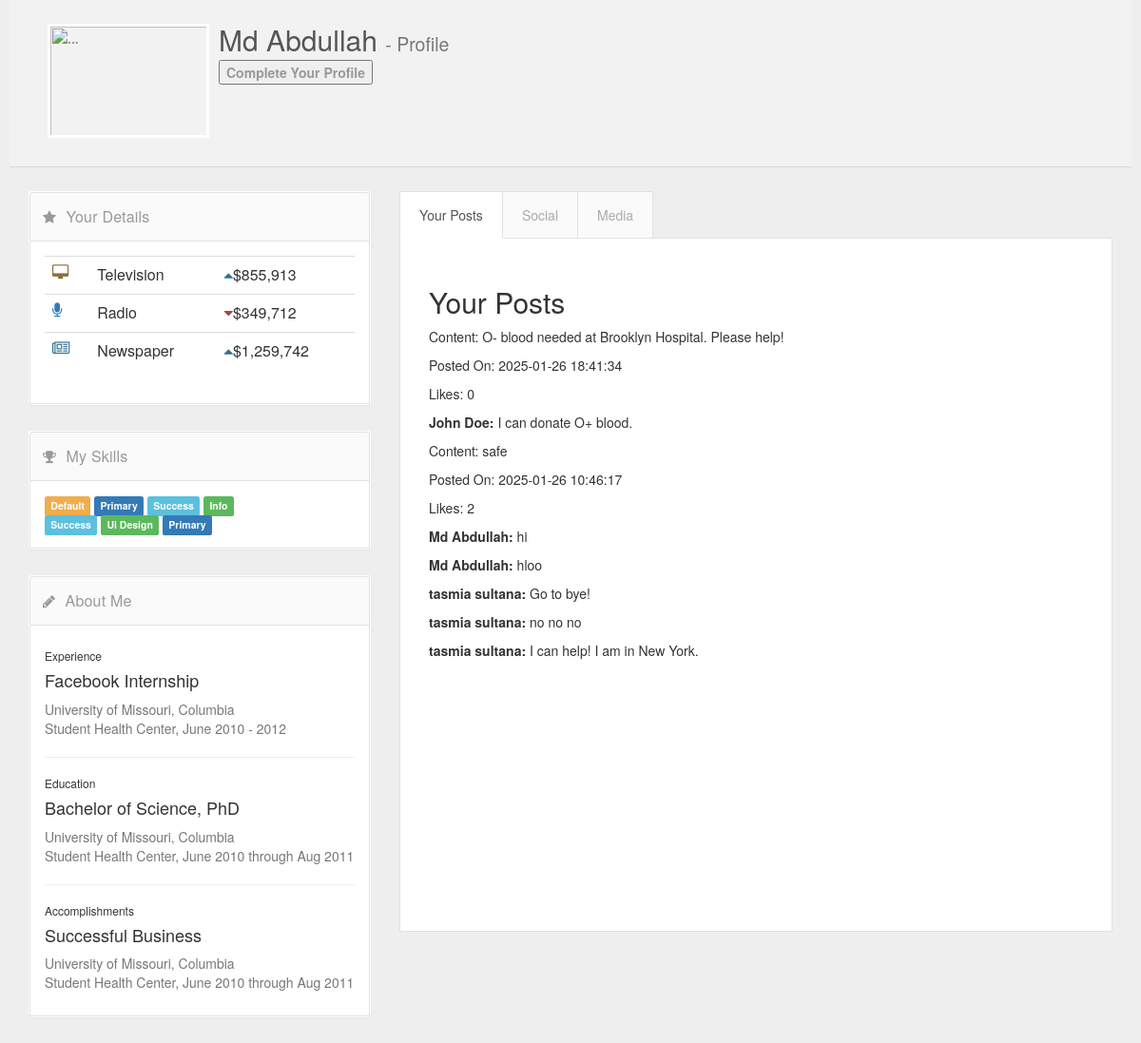
Page /profile.php (signed in) on the committed database.
### tables this page shows
CREATE TABLE `users` (
  `userId` int(11) NOT NULL,
  `firstName` varchar(50) DEFAULT NULL,
  `lastName` varchar(50) DEFAULT NULL,
  `userName` varchar(50) DEFAULT NULL,
  `email` varchar(100) DEFAULT NULL,
  `password` varchar(255) DEFAULT NULL,
  `phoneNumber` varchar(15) DEFAULT NULL,
  `dob` date DEFAULT NULL,
  `gender` enum('Male','Female','Other') DEFAULT NULL,
  `bloodType` enum('A+','A-','B+','B-','O+','O-','AB+','AB-') DEFAULT NULL,
  `area` varchar(100) DEFAULT NULL,
  `city` varchar(50) DEFAULT NULL,
  `zipcode` varchar(10) DEFAULT NULL,
  `status` enum('Active','Inactive') DEFAULT NULL,
  `profile_picture` longblob DEFAULT NULL
);

CREATE TABLE `posts` (
  `postId` int(11) NOT NULL,
  `userId` int(11) DEFAULT NULL,
  `content` text DEFAULT NULL,
  `postDate` timestamp NOT NULL DEFAULT current_timestamp()
);

CREATE TABLE `comments` (
  `commentId` int(11) NOT NULL,
  `postId` int(11) DEFAULT NULL,
  `userId` int(11) DEFAULT NULL,
  `content` text DEFAULT NULL,
  `date` timestamp NOT NULL DEFAULT current_timestamp()
);

### profile.php (the view, shortened to what this page needs)
<?php
include './phpFiles/config.php';
$user_email=$_SESSION['email'];
$query = "SELECT userId,firstname,lastname,email,BloodType  FROM users WHERE email = ?";
$stmt = $conn->prepare($query);
$stmt->bind_param("s", $user_email);
$stmt->execute();
$result = $stmt->get_result();
?>
<link href="https://maxcdn.bootstrapcdn.com/font-awesome/4.3.0/css/font-awesome.min.css" rel="stylesheet">
<link rel='stylesheet' href='https://netdna.bootstrapcdn.com/bootstrap/3.3.7/css/bootstrap.min.css'>
<link rel="stylesheet" href="./assets/css/profile.css">
<section id="content" class="container">
    <div class="page-heading">
    <?php
            if ($result->num_rows > 0) {
                $users = $result->fetch_assoc();
            ?>
        <div class="media clearfix">
          <div style="" class="media-left pr30">
            <div class="profile-picture" >
            <img id="profile-pic" class="media-object mw150" src="./phpFiles/get_profile_picture.php" alt="...">
            </div>
          </div>
          <div class="media-body va-m">
            <h2 class="media-heading"><?php echo $users["firstname"] ." ".$users["lastname"] ;?>
              <small> - Profile</small>
            </h2>
            <button onclick="location.href = './phpFiles/updateProfile.php';" id="myButton" class="float-left submit-button" >Complete Your Profile</button>
          </div>
        </div>
    </div>
    <div class="row">
        <div class="col-md-4">
          <div class="panel">
            <div class="panel-heading">
              <span class="panel-icon">
                <i class="fa fa-star"></i>
              </span>
              <span class="panel-title">Your Details</span>
            </div>
            <div class="panel-body pn">
              <table class="table mbn tc-icon-1 tc-med-2 tc-bold-last">
                <tbody>
                  <tr>
                    <td>
                      <span class="fa fa-desktop text-warning"></span>
                    </td>
                    <td>Television</td>
                    <td>
                      <i class="fa fa-caret-up text-info pr10"></i>$855,913</td>
                  </tr>
                  <tr>
                    <td>
                      <span class="fa fa-microphone text-primary"></span>
                    </td>
                    <td>Radio</td>
                    <td>
                      <i class="fa fa-caret-down text-danger pr10"></i>$349,712</td>
                  </tr>
                  <tr>
                    <td>
                      <span class="fa fa-newspaper-o text-info"></span>
                    </td>
                    <td>Newspaper</td>
                    <td>
                      <i class="fa fa-caret-up text-info pr10"></i>$1,259,742</td>
                  </tr>
                </tbody>
              </table>
            </div>
          </div>
          <div class="panel">
            <div class="panel-heading">
              <span class="panel-icon">
                <i class="fa fa-trophy"></i>
              </span>
              <span class="panel-title"> My Skills</span>
            </div>
            <div class="panel-body pb5">
              <span class="label label-warning mr5 mb10 ib lh15">Default</span>
              <span class="label label-primary mr5 mb10 ib lh15">Primary</span>
              <span class="label label-info mr5 mb10 ib lh15">Success</span>
              <span class="label label-success mr5 mb10 ib lh15">Info</span>
              <span class="label label-alert mr5 mb10 ib lh15">Warning</span>
              <span class="label label-system mr5 mb10 ib lh15">Danger</span>
              <span class="label label-info mr5 mb10 ib lh15">Success</span>
              <span class="label label-success mr5 mb10 ib lh15">Ui Design</span>
              <span class="label label-primary mr5 mb10 ib lh15">Primary</span>
            </div>
          </div>
          <div class="panel">
            <div class="panel-heading">
              <span class="panel-icon">
                <i class="fa fa-pencil"></i>
              </span>
              <span class="panel-title">About Me</span>
            </div>
            <div class="panel-body pb5">
              <h6>Experience</h6>
              <h4>Facebook Internship</h4>
              <p class="text-muted"> University of Missouri, Columbia
                <br> Student Health Center, June 2010 - 2012
              </p>
              <hr class="short br-lighter">
              <h6>Education</h6>
              <h4>Bachelor of Science, PhD</h4>
              <p class="text-muted"> University of Missouri, Columbia
                <br> Student Health Center, June 2010 through Aug 2011
              </p>
              <hr class="short br-lighter">
              <h6>Accomplishments</h6>
              <h4>Successful Business</h4>
              <p class="text-muted pb10"> University of Missouri, Columbia
                <br> Student Health Center, June 2010 through Aug 2011
              </p>
            </div>
          </div>
        </div>
        <div class="col-md-8">
          <div class="tab-block">
            <ul class="nav nav-tabs">
              <li class="active">
                <a href="#tab1" data-toggle="tab">Your Posts</a>
              </li>
              <li>
                <a href="#tab1" data-toggle="tab">Social</a>
              </li>
              <li>
                <a href="#tab1" data-toggle="tab">Media</a>
              </li>
            </ul>
            <div class="tab-content p30" style="height: 730px;">
              <?php
            $userId= $users["userId"];
             $sql = "SELECT postId, content, postDate FROM Posts WHERE userId = ? ORDER BY postDate DESC";
$stmt = $conn->prepare($sql);
$stmt->bind_param("i", $userId);
$stmt->execute();
$posts = $stmt->get_result();
echo "<h2>Your Posts</h2>";
while ($post = $posts->fetch_assoc()) {
    echo "<div class='post'>";
    echo "<p>Content: " . htmlspecialchars($post['content']) . "</p>";
    echo "<p>Posted On: " . htmlspecialchars($post['postDate']) . "</p>";
    $likeQuery = "SELECT COUNT(*) AS likeCount FROM Likes WHERE postId = ?";
    $stmt = $conn->prepare($likeQuery);
    $stmt->bind_param("i", $post['postId']);
    $stmt->execute();
    $likeResult = $stmt->get_result();
    $likeData = $likeResult->fetch_assoc();
    echo "<p>Likes: " . $likeData['likeCount'] . "</p>";
    $commentQuery = "SELECT c.content, c.date, u.firstName, u.lastName
                     FROM Comments c
                     JOIN Users u ON c.userId = u.userId
                     WHERE c.postId = ?
                     ORDER BY c.date ASC";
    $stmt = $conn->prepare($commentQuery);
    $stmt->bind_param("i", $post['postId']);
    $stmt->execute();
    $commentResult = $stmt->get_result();
    echo "<div class='comments'>";
    while ($comment = $commentResult->fetch_assoc()) {
        echo "<p><strong>" . htmlspecialchars($comment['firstName']) . " " . htmlspecialchars($comment['lastName']) . ":</strong> " . htmlspecialchars($comment['content']) . "</p>";
    }
    echo "</div>";
    echo "</div>";
}
              ?>
            </div>
          </div>
        </div>
        <?php
         } else {
          echo "User not found.";
      }
        ?>
      </div>
  </section>

### assets/css/profile.css (style rules this page uses)
#profile-pic { height:120px; width: 170px; border: white 3px solid; }
.p30 { padding: 30px !important; }
.page-heading { position: relative; padding: 30px 40px; margin: -25px -20px 25px; border-bottom: 1px solid #d9d9d9; background-color: #f2f2f2; }
.panel { position: relative; margin-bottom: 27px; background-color: #ffffff; border-radius: 3px; }
.panel-body { position: relative; padding: 15px; border: 1px solid #e2e2e2; }
.panel-heading { position: relative; height: 52px; line-height: 49px; letter-spacing: 0.2px; color: #999999; font-size: 15px; font-weight: 400; padding: 0 8px; background: #fafafa; border: 1px solid #e2e2e2; border-top-right-radius: 3px; border-top-left-radius: 3px; }
.panel-heading + .panel-body { border-top: 0; }
.panel-icon { padding-left: 5px; }
.panel-title { padding-left: 6px; margin-top: 0; margin-bottom: 0; }
.media { color: #999999; font-weight: 600; margin-top: 15px; }
.media:first-child { margin-top: 0; }
.media-left, .media > .pull-left { padding-right: 10px; }
.media-left, .media-right, .media-body { display: table-cell; vertical-align: top; }
.media-heading { color: #555555; margin-top: 0; margin-bottom: 5px; }
.tab-block { position: relative; }
.tab-block .tab-content { overflow: auto; position: relative; z-index: 10; min-height: 125px; padding: 16px 12px; border: 1px solid #e2e2e2; background-color: #FFF; }
.tab-block .nav-tabs { position: relative; border: 0; }
.tab-block .nav-tabs > li { float: left; margin-bottom: -1px; }
.tab-block .nav-tabs > li > a { z-index: 9; position: relative; color: #AAA; font-size: 14px; font-weight: 400; padding: 14px 20px; margin-right: -1px; border-color: #e2e2e2; border-radius: 0; background: #fafafa; }
.tab-block .nav-tabs > li:first-child > a { margin-left: 0; }
.tab-block .nav-tabs > li.active > a, .tab-block .nav-tabs > li.active > a:hover, .tab-block .nav-tabs > li.active > a:focus { cursor: default; position: relative; z-index: 12; color: #555555; background: #FFF; border-color: #e2e2e2; border-bottom: 1px solid #FFF; }

### rows in the picture
users: firstName "Md", lastName "Abdullah"
posts: content "O- blood needed at Brooklyn Hospital. Please help!", postDate "2025-01-26 18:41:34", likeCount "0"
comments: userId.firstName "John", userId.lastName "Doe", content "I can donate O+ blood."
posts: content "safe", postDate "2025-01-26 10:46:17", likeCount "2"
comments: userId.firstName "Md", userId.lastName "Abdullah", content "hi"
comments: userId.firstName "Md", userId.lastName "Abdullah", content "hloo"
comments: userId.firstName "tasmia", userId.lastName "sultana", content "Go to bye!"
comments: userId.firstName "tasmia", userId.lastName "sultana", content "no no no"
comments: userId.firstName "tasmia", userId.lastName "sultana", content "I can help! I am in New York."
